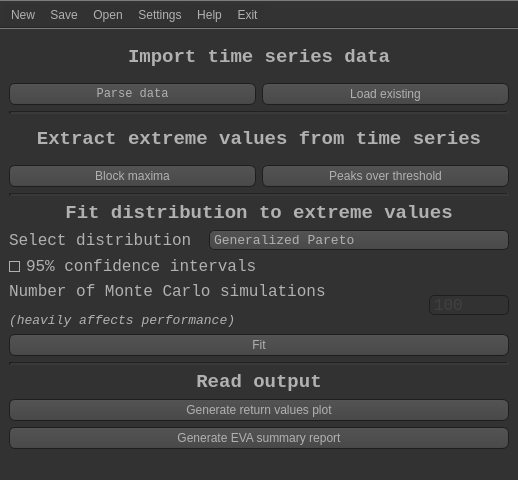
<?xml version="1.0" encoding="UTF-8"?>
<ui version="4.0">
 <class>MainWindow</class>
 <widget class="QMainWindow" name="MainWindow">
  <property name="geometry">
   <rect>
    <x>0</x>
    <y>0</y>
    <width>518</width>
    <height>480</height>
   </rect>
  </property>
  <property name="sizePolicy">
   <sizepolicy hsizetype="Maximum" vsizetype="Preferred">
    <horstretch>0</horstretch>
    <verstretch>0</verstretch>
   </sizepolicy>
  </property>
  <property name="font">
   <font>
    <family>Lucida Console</family>
    <pointsize>14</pointsize>
   </font>
  </property>
  <property name="windowTitle">
   <string>PyEVA</string>
  </property>
  <property name="windowIcon">
   <iconset resource="../AppCore/Resources/bo_res.qrc">
    <normaloff>:/images/lambda.png</normaloff>:/images/lambda.png</iconset>
  </property>
  <property name="windowOpacity">
   <double>1.000000000000000</double>
  </property>
  <property name="autoFillBackground">
   <bool>false</bool>
  </property>
  <property name="styleSheet">
   <string notr="true">QToolTip
{
     border: 1px solid black;
     background-color: #ffa02f;
     padding: 1px;
     border-radius: 3px;
     opacity: 100;
}

QWidget
{
    color: #b1b1b1;
    background-color: #323232;
}

QWidget:item:hover
{
    background-color: QLinearGradient( x1: 0, y1: 0, x2: 0, y2: 1, stop: 0 #ffa02f, stop: 1 #ca0619);
    color: #000000;
}

QWidget:item:selected
{
    background-color: QLinearGradient( x1: 0, y1: 0, x2: 0, y2: 1, stop: 0 #ffa02f, stop: 1 #d7801a);
}

QMenuBar::item
{
    background: transparent;
}

QMenuBar::item:selected
{
    background: transparent;
    border: 1px solid #ffaa00;
}

QMenuBar::item:pressed
{
    background: #444;
    border: 1px solid #000;
    background-color: QLinearGradient(
        x1:0, y1:0,
        x2:0, y2:1,
        stop:1 #212121,
        stop:0.4 #343434/*,
        stop:0.2 #343434,
        stop:0.1 #ffaa00*/
    );
    margin-bottom:-1px;
    padding-bottom:1px;
}

QMenu
{
    border: 1px solid #000;
}

QMenu::item
{
    padding: 2px 20px 2px 20px;
}

QMenu::item:selected
{
    color: #000000;
}

QWidget:disabled
{
    color: #404040;
    background-color: #323232;
}

QAbstractItemView
{
    background-color: QLinearGradient( x1: 0, y1: 0, x2: 0, y2: 1, stop: 0 #4d4d4d, stop: 0.1 #646464, stop: 1 #5d5d5d);
}

QWidget:focus
{
    /*border: 2px solid QLinearGradient( x1: 0, y1: 0, x2: 0, y2: 1, stop: 0 #ffa02f, stop: 1 #d7801a);*/
}

QLineEdit
{
    background-color: QLinearGradient( x1: 0, y1: 0, x2: 0, y2: 1, stop: 0 #4d4d4d, stop: 0 #646464, stop: 1 #5d5d5d);
    padding: 1px;
    border-style: solid;
    border: 1px solid #1e1e1e;
    border-radius: 5;
	font: 12pt &quot;Lucida Console&quot;;
}

QPushButton
{
    color: #b1b1b1;
    background-color: QLinearGradient( x1: 0, y1: 0, x2: 0, y2: 1, stop: 0 #565656, stop: 0.1 #525252, stop: 0.5 #4e4e4e, stop: 0.9 #4a4a4a, stop: 1 #464646);
    border-width: 1px;
    border-color: #1e1e1e;
    border-style: solid;
    border-radius: 6;
    padding: 3px;
    font-size: 12px;
	font: 12pt &quot;Lucida Console&quot;;
    padding-left: 5px;
    padding-right: 5px;
}

QPushButton:pressed
{
    background-color: QLinearGradient( x1: 0, y1: 0, x2: 0, y2: 1, stop: 0 #2d2d2d, stop: 0.1 #2b2b2b, stop: 0.5 #292929, stop: 0.9 #282828, stop: 1 #252525);
}

QComboBox
{
    selection-background-color: #ffaa00;
    background-color: QLinearGradient( x1: 0, y1: 0, x2: 0, y2: 1, stop: 0 #565656, stop: 0.1 #525252, stop: 0.5 #4e4e4e, stop: 0.9 #4a4a4a, stop: 1 #464646);
    border-style: solid;
    border: 1px solid #1e1e1e;
    border-radius: 5;
}

QComboBox:hover,QPushButton:hover
{
    border: 2px solid QLinearGradient( x1: 0, y1: 0, x2: 0, y2: 1, stop: 0 #ffa02f, stop: 1 #d7801a);
}


QComboBox:on
{
    padding-top: 3px;
    padding-left: 4px;
    background-color: QLinearGradient( x1: 0, y1: 0, x2: 0, y2: 1, stop: 0 #2d2d2d, stop: 0.1 #2b2b2b, stop: 0.5 #292929, stop: 0.9 #282828, stop: 1 #252525);
    selection-background-color: #ffaa00;
}

QComboBox QAbstractItemView
{
    border: 2px solid darkgray;
    selection-background-color: QLinearGradient( x1: 0, y1: 0, x2: 0, y2: 1, stop: 0 #ffa02f, stop: 1 #d7801a);
}

QComboBox::drop-down
{
     subcontrol-origin: padding;
     subcontrol-position: top right;
     width: 15px;

     border-left-width: 0px;
     border-left-color: darkgray;
     border-left-style: solid; /* just a single line */
     border-top-right-radius: 3px; /* same radius as the QComboBox */
     border-bottom-right-radius: 3px;
 }

QComboBox::down-arrow
{
     image: url(:/down_arrow.png);
}

QGroupBox:focus
{
border: 2px solid QLinearGradient( x1: 0, y1: 0, x2: 0, y2: 1, stop: 0 #ffa02f, stop: 1 #d7801a);
}

QTextEdit:focus
{
    border: 2px solid QLinearGradient( x1: 0, y1: 0, x2: 0, y2: 1, stop: 0 #ffa02f, stop: 1 #d7801a);
}

QScrollBar:horizontal {
     border: 1px solid #222222;
     background: QLinearGradient( x1: 0, y1: 0, x2: 0, y2: 1, stop: 0.0 #121212, stop: 0.2 #282828, stop: 1 #484848);
     height: 7px;
     margin: 0px 16px 0 16px;
}

QScrollBar::handle:horizontal
{
      background: QLinearGradient( x1: 0, y1: 0, x2: 1, y2: 0, stop: 0 #ffa02f, stop: 0.5 #d7801a, stop: 1 #ffa02f);
      min-height: 20px;
      border-radius: 2px;
}

QScrollBar::add-line:horizontal {
      border: 1px solid #1b1b19;
      border-radius: 2px;
      background: QLinearGradient( x1: 0, y1: 0, x2: 1, y2: 0, stop: 0 #ffa02f, stop: 1 #d7801a);
      width: 14px;
      subcontrol-position: right;
      subcontrol-origin: margin;
}

QScrollBar::sub-line:horizontal {
      border: 1px solid #1b1b19;
      border-radius: 2px;
      background: QLinearGradient( x1: 0, y1: 0, x2: 1, y2: 0, stop: 0 #ffa02f, stop: 1 #d7801a);
      width: 14px;
     subcontrol-position: left;
     subcontrol-origin: margin;
}

QScrollBar::right-arrow:horizontal, QScrollBar::left-arrow:horizontal
{
      border: 1px solid black;
      width: 1px;
      height: 1px;
      background: white;
}

QScrollBar::add-page:horizontal, QScrollBar::sub-page:horizontal
{
      background: none;
}

QScrollBar:vertical
{
      background: QLinearGradient( x1: 0, y1: 0, x2: 1, y2: 0, stop: 0.0 #121212, stop: 0.2 #282828, stop: 1 #484848);
      width: 7px;
      margin: 16px 0 16px 0;
      border: 1px solid #222222;
}

QScrollBar::handle:vertical
{
      background: QLinearGradient( x1: 0, y1: 0, x2: 0, y2: 1, stop: 0 #ffa02f, stop: 0.5 #d7801a, stop: 1 #ffa02f);
      min-height: 20px;
      border-radius: 2px;
}

QScrollBar::add-line:vertical
{
      border: 1px solid #1b1b19;
      border-radius: 2px;
      background: QLinearGradient( x1: 0, y1: 0, x2: 0, y2: 1, stop: 0 #ffa02f, stop: 1 #d7801a);
      height: 14px;
      subcontrol-position: bottom;
      subcontrol-origin: margin;
}

QScrollBar::sub-line:vertical
{
      border: 1px solid #1b1b19;
      border-radius: 2px;
      background: QLinearGradient( x1: 0, y1: 0, x2: 0, y2: 1, stop: 0 #d7801a, stop: 1 #ffa02f);
      height: 14px;
      subcontrol-position: top;
      subcontrol-origin: margin;
}

QScrollBar::up-arrow:vertical, QScrollBar::down-arrow:vertical
{
      border: 1px solid black;
      width: 1px;
      height: 1px;
      background: white;
}


QScrollBar::add-page:vertical, QScrollBar::sub-page:vertical
{
      background: none;
}

QTextEdit
{
    background-color: #242424;
}

QPlainTextEdit
{
    background-color: #242424;
}

QHeaderView::section
{
    background-color: QLinearGradient(x1:0, y1:0, x2:0, y2:1, stop:0 #616161, stop: 0.5 #505050, stop: 0.6 #434343, stop:1 #656565);
    color: white;
    padding-left: 4px;
    border: 1px solid #6c6c6c;
}

QCheckBox:disabled
{
color: #414141;
}

QDockWidget::title
{
    text-align: center;
    spacing: 3px; /* spacing between items in the tool bar */
    background-color: QLinearGradient(x1:0, y1:0, x2:0, y2:1, stop:0 #323232, stop: 0.5 #242424, stop:1 #323232);
}

QDockWidget::close-button, QDockWidget::float-button
{
    text-align: center;
    spacing: 1px; /* spacing between items in the tool bar */
    background-color: QLinearGradient(x1:0, y1:0, x2:0, y2:1, stop:0 #323232, stop: 0.5 #242424, stop:1 #323232);
}

QDockWidget::close-button:hover, QDockWidget::float-button:hover
{
    background: #242424;
}

QDockWidget::close-button:pressed, QDockWidget::float-button:pressed
{
    padding: 1px -1px -1px 1px;
}

QMainWindow::separator
{
    background-color: QLinearGradient(x1:0, y1:0, x2:0, y2:1, stop:0 #161616, stop: 0.5 #151515, stop: 0.6 #212121, stop:1 #343434);
    color: white;
    padding-left: 4px;
    border: 1px solid #4c4c4c;
    spacing: 3px; /* spacing between items in the tool bar */
}

QMainWindow::separator:hover
{

    background-color: QLinearGradient(x1:0, y1:0, x2:0, y2:1, stop:0 #d7801a, stop:0.5 #b56c17 stop:1 #ffa02f);
    color: white;
    padding-left: 4px;
    border: 1px solid #6c6c6c;
    spacing: 3px; /* spacing between items in the tool bar */
}

QToolBar::handle
{
     spacing: 3px; /* spacing between items in the tool bar */
     background: url(:/images/handle.png);
}

QMenu::separator
{
    height: 2px;
    background-color: QLinearGradient(x1:0, y1:0, x2:0, y2:1, stop:0 #161616, stop: 0.5 #151515, stop: 0.6 #212121, stop:1 #343434);
    color: white;
    padding-left: 4px;
    margin-left: 10px;
    margin-right: 5px;
}

QProgressBar
{
    border: 2px solid grey;
    border-radius: 5px;
    text-align: center;
}

QProgressBar::chunk
{
    background-color: #d7801a;
    width: 2.15px;
    margin: 0.5px;
}

QTabBar::tab {
    color: #b1b1b1;
    border: 1px solid #444;
    border-bottom-style: none;
    background-color: #323232;
    padding-left: 10px;
    padding-right: 10px;
    padding-top: 3px;
    padding-bottom: 2px;
    margin-right: -1px;
}

QTabWidget::pane {
    border: 1px solid #444;
    top: 1px;
}

QTabBar::tab:last
{
    margin-right: 0; /* the last selected tab has nothing to overlap with on the right */
    border-top-right-radius: 3px;
}

QTabBar::tab:first:!selected
{
 margin-left: 0px; /* the last selected tab has nothing to overlap with on the right */


    border-top-left-radius: 3px;
}

QTabBar::tab:!selected
{
    color: #b1b1b1;
    border-bottom-style: solid;
    margin-top: 3px;
    background-color: QLinearGradient(x1:0, y1:0, x2:0, y2:1, stop:1 #212121, stop:.4 #343434);
}

QTabBar::tab:selected
{
    border-top-left-radius: 3px;
    border-top-right-radius: 3px;
    margin-bottom: 0px;
}

QTabBar::tab:!selected:hover
{
    /*border-top: 2px solid #ffaa00;
    padding-bottom: 3px;*/
    border-top-left-radius: 3px;
    border-top-right-radius: 3px;
    background-color: QLinearGradient(x1:0, y1:0, x2:0, y2:1, stop:1 #212121, stop:0.4 #343434, stop:0.2 #343434, stop:0.1 #ffaa00);
}

QRadioButton::indicator:checked, QRadioButton::indicator:unchecked{
    color: #b1b1b1;
    background-color: #323232;
    border: 1px solid #b1b1b1;
    border-radius: 6px;
}

QRadioButton::indicator:checked
{
    background-color: qradialgradient(
        cx: 0.5, cy: 0.5,
        fx: 0.5, fy: 0.5,
        radius: 1.0,
        stop: 0.25 #ffaa00,
        stop: 0.3 #323232
    );
}

QCheckBox::indicator{
    color: #b1b1b1;
    background-color: #323232;
    border: 1px solid #b1b1b1;
    width: 9px;
    height: 9px;
}

QRadioButton::indicator
{
    border-radius: 6px;
}

QRadioButton::indicator:hover, QCheckBox::indicator:hover
{
    border: 1px solid #ffaa00;
}

QCheckBox::indicator:checked
{
    image:url(:/images/checkbox.png);
}

QCheckBox::indicator:disabled, QRadioButton::indicator:disabled
{
    border: 1px solid #444;
}</string>
  </property>
  <property name="toolButtonStyle">
   <enum>Qt::ToolButtonTextUnderIcon</enum>
  </property>
  <property name="animated">
   <bool>true</bool>
  </property>
  <property name="documentMode">
   <bool>false</bool>
  </property>
  <property name="tabShape">
   <enum>QTabWidget::Rounded</enum>
  </property>
  <property name="dockNestingEnabled">
   <bool>false</bool>
  </property>
  <property name="unifiedTitleAndToolBarOnMac">
   <bool>false</bool>
  </property>
  <widget class="QWidget" name="centralwidget">
   <layout class="QVBoxLayout" name="verticalLayout_5">
    <item>
     <layout class="QVBoxLayout" name="verticalLayout_3">
      <item>
       <widget class="QLabel" name="label">
        <property name="font">
         <font>
          <family>Lucida Console</family>
          <pointsize>14</pointsize>
          <weight>75</weight>
          <bold>true</bold>
         </font>
        </property>
        <property name="text">
         <string>&lt;html&gt;&lt;head/&gt;&lt;body&gt;&lt;p align=&quot;center&quot;&gt;Import time series data&lt;/p&gt;&lt;/body&gt;&lt;/html&gt;</string>
        </property>
       </widget>
      </item>
      <item>
       <layout class="QHBoxLayout" name="horizontalLayout_2">
        <item>
         <widget class="QPushButton" name="pushButton">
          <property name="font">
           <font>
            <family>Lucida Console</family>
            <pointsize>12</pointsize>
            <weight>50</weight>
            <italic>false</italic>
            <bold>false</bold>
           </font>
          </property>
          <property name="text">
           <string>Parse data</string>
          </property>
         </widget>
        </item>
        <item>
         <widget class="QPushButton" name="pushButton_2">
          <property name="text">
           <string>Load existing</string>
          </property>
         </widget>
        </item>
       </layout>
      </item>
     </layout>
    </item>
    <item>
     <widget class="Line" name="line">
      <property name="font">
       <font>
        <pointsize>12</pointsize>
       </font>
      </property>
      <property name="frameShadow">
       <enum>QFrame::Sunken</enum>
      </property>
      <property name="lineWidth">
       <number>3</number>
      </property>
      <property name="midLineWidth">
       <number>0</number>
      </property>
      <property name="orientation">
       <enum>Qt::Horizontal</enum>
      </property>
     </widget>
    </item>
    <item>
     <layout class="QVBoxLayout" name="verticalLayout">
      <item>
       <widget class="QLabel" name="label_2">
        <property name="font">
         <font>
          <family>Lucida Console</family>
          <pointsize>14</pointsize>
          <weight>75</weight>
          <bold>true</bold>
         </font>
        </property>
        <property name="text">
         <string>&lt;html&gt;&lt;head/&gt;&lt;body&gt;&lt;p align=&quot;center&quot;&gt;Extract extreme values from time series&lt;/p&gt;&lt;/body&gt;&lt;/html&gt;</string>
        </property>
       </widget>
      </item>
      <item>
       <layout class="QHBoxLayout" name="horizontalLayout">
        <item>
         <widget class="QPushButton" name="pushButton_3">
          <property name="text">
           <string>Block maxima</string>
          </property>
         </widget>
        </item>
        <item>
         <widget class="QPushButton" name="pushButton_4">
          <property name="text">
           <string>Peaks over threshold</string>
          </property>
         </widget>
        </item>
       </layout>
      </item>
     </layout>
    </item>
    <item>
     <widget class="Line" name="line_2">
      <property name="lineWidth">
       <number>3</number>
      </property>
      <property name="orientation">
       <enum>Qt::Horizontal</enum>
      </property>
     </widget>
    </item>
    <item>
     <layout class="QVBoxLayout" name="verticalLayout_2">
      <item>
       <widget class="QLabel" name="label_3">
        <property name="font">
         <font>
          <family>Lucida Console</family>
          <pointsize>14</pointsize>
          <weight>75</weight>
          <bold>true</bold>
         </font>
        </property>
        <property name="text">
         <string>&lt;html&gt;&lt;head/&gt;&lt;body&gt;&lt;p align=&quot;center&quot;&gt;Fit distribution to extreme values&lt;/p&gt;&lt;/body&gt;&lt;/html&gt;</string>
        </property>
       </widget>
      </item>
      <item>
       <layout class="QHBoxLayout" name="horizontalLayout_3">
        <item>
         <widget class="QLabel" name="label_5">
          <property name="font">
           <font>
            <family>Lucida Console</family>
            <pointsize>12</pointsize>
           </font>
          </property>
          <property name="text">
           <string>Select distribution</string>
          </property>
         </widget>
        </item>
        <item>
         <widget class="QComboBox" name="comboBox_2">
          <property name="sizePolicy">
           <sizepolicy hsizetype="Maximum" vsizetype="Fixed">
            <horstretch>0</horstretch>
            <verstretch>0</verstretch>
           </sizepolicy>
          </property>
          <property name="minimumSize">
           <size>
            <width>300</width>
            <height>20</height>
           </size>
          </property>
          <property name="font">
           <font>
            <family>Lucida Console</family>
            <pointsize>10</pointsize>
           </font>
          </property>
          <item>
           <property name="text">
            <string>Generalized Pareto</string>
           </property>
          </item>
          <item>
           <property name="text">
            <string>Generalized Extreme Value</string>
           </property>
          </item>
          <item>
           <property name="text">
            <string>Weibull</string>
           </property>
          </item>
         </widget>
        </item>
       </layout>
      </item>
      <item>
       <widget class="QCheckBox" name="checkBox">
        <property name="font">
         <font>
          <family>Lucida Console</family>
          <pointsize>12</pointsize>
         </font>
        </property>
        <property name="text">
         <string>95% confidence intervals</string>
        </property>
        <property name="iconSize">
         <size>
          <width>16</width>
          <height>16</height>
         </size>
        </property>
       </widget>
      </item>
      <item>
       <layout class="QHBoxLayout" name="horizontalLayout_4">
        <item>
         <widget class="QLabel" name="label_4">
          <property name="font">
           <font>
            <family>Lucida Console</family>
            <pointsize>12</pointsize>
           </font>
          </property>
          <property name="text">
           <string>&lt;html&gt;&lt;head/&gt;&lt;body&gt;&lt;p&gt;Number of Monte Carlo simulations&lt;/p&gt;&lt;p&gt;&lt;span style=&quot; font-size:10pt; font-style:italic;&quot;&gt;(heavily affects performance)&lt;/span&gt;&lt;/p&gt;&lt;/body&gt;&lt;/html&gt;</string>
          </property>
         </widget>
        </item>
        <item>
         <widget class="QComboBox" name="comboBox">
          <property name="enabled">
           <bool>false</bool>
          </property>
          <property name="sizePolicy">
           <sizepolicy hsizetype="Maximum" vsizetype="Fixed">
            <horstretch>0</horstretch>
            <verstretch>0</verstretch>
           </sizepolicy>
          </property>
          <property name="minimumSize">
           <size>
            <width>80</width>
            <height>20</height>
           </size>
          </property>
          <property name="maximumSize">
           <size>
            <width>67</width>
            <height>20</height>
           </size>
          </property>
          <property name="font">
           <font>
            <family>Lucida Console</family>
            <pointsize>12</pointsize>
           </font>
          </property>
          <property name="sizeAdjustPolicy">
           <enum>QComboBox::AdjustToContents</enum>
          </property>
          <property name="minimumContentsLength">
           <number>6</number>
          </property>
          <item>
           <property name="text">
            <string>100</string>
           </property>
          </item>
          <item>
           <property name="text">
            <string>1000</string>
           </property>
          </item>
          <item>
           <property name="text">
            <string>10000</string>
           </property>
          </item>
         </widget>
        </item>
       </layout>
      </item>
      <item>
       <widget class="QPushButton" name="pushButton_5">
        <property name="text">
         <string>Fit</string>
        </property>
       </widget>
      </item>
     </layout>
    </item>
    <item>
     <widget class="Line" name="line_3">
      <property name="lineWidth">
       <number>3</number>
      </property>
      <property name="orientation">
       <enum>Qt::Horizontal</enum>
      </property>
     </widget>
    </item>
    <item>
     <layout class="QVBoxLayout" name="verticalLayout_4">
      <item>
       <widget class="QLabel" name="label_6">
        <property name="font">
         <font>
          <family>Lucida Console</family>
          <pointsize>14</pointsize>
          <weight>75</weight>
          <bold>true</bold>
         </font>
        </property>
        <property name="text">
         <string>&lt;html&gt;&lt;head/&gt;&lt;body&gt;&lt;p align=&quot;center&quot;&gt;Read output&lt;/p&gt;&lt;/body&gt;&lt;/html&gt;</string>
        </property>
       </widget>
      </item>
      <item>
       <widget class="QPushButton" name="pushButton_6">
        <property name="text">
         <string>Generate return values plot</string>
        </property>
       </widget>
      </item>
      <item>
       <widget class="QPushButton" name="pushButton_7">
        <property name="text">
         <string>Generate EVA summary report</string>
        </property>
       </widget>
      </item>
     </layout>
    </item>
   </layout>
   <zorder>label</zorder>
   <zorder>pushButton</zorder>
   <zorder>pushButton_2</zorder>
   <zorder>label_2</zorder>
   <zorder>pushButton_3</zorder>
   <zorder>pushButton_4</zorder>
   <zorder>label_3</zorder>
   <zorder>pushButton_5</zorder>
   <zorder>checkBox</zorder>
   <zorder>label_4</zorder>
   <zorder>comboBox</zorder>
   <zorder>comboBox</zorder>
   <zorder>label_5</zorder>
   <zorder>comboBox_2</zorder>
   <zorder>label_5</zorder>
   <zorder>pushButton_5</zorder>
   <zorder>label_6</zorder>
   <zorder>pushButton_6</zorder>
   <zorder>pushButton_7</zorder>
   <zorder>line</zorder>
   <zorder>line_2</zorder>
   <zorder>line_3</zorder>
  </widget>
  <widget class="QStatusBar" name="statusbar">
   <property name="sizeGripEnabled">
    <bool>true</bool>
   </property>
  </widget>
  <widget class="QToolBar" name="toolBar">
   <property name="sizePolicy">
    <sizepolicy hsizetype="Minimum" vsizetype="Minimum">
     <horstretch>0</horstretch>
     <verstretch>0</verstretch>
    </sizepolicy>
   </property>
   <property name="windowTitle">
    <string>toolBar</string>
   </property>
   <property name="movable">
    <bool>false</bool>
   </property>
   <property name="allowedAreas">
    <set>Qt::TopToolBarArea</set>
   </property>
   <property name="iconSize">
    <size>
     <width>30</width>
     <height>30</height>
    </size>
   </property>
   <property name="floatable">
    <bool>true</bool>
   </property>
   <attribute name="toolBarArea">
    <enum>TopToolBarArea</enum>
   </attribute>
   <attribute name="toolBarBreak">
    <bool>false</bool>
   </attribute>
   <addaction name="actionNew"/>
   <addaction name="actionSave"/>
   <addaction name="actionOpen"/>
   <addaction name="actionSettings"/>
   <addaction name="actionHelp"/>
   <addaction name="actionExit"/>
  </widget>
  <action name="actionNew">
   <property name="icon">
    <iconset resource="../AppCore/Resources/bo_res.qrc">
     <normaloff>:/images/new.png</normaloff>:/images/new.png</iconset>
   </property>
   <property name="text">
    <string>New</string>
   </property>
   <property name="toolTip">
    <string>New</string>
   </property>
   <property name="statusTip">
    <string>Create new project in a new window</string>
   </property>
   <property name="menuRole">
    <enum>QAction::TextHeuristicRole</enum>
   </property>
   <property name="iconVisibleInMenu">
    <bool>true</bool>
   </property>
  </action>
  <action name="actionSave">
   <property name="icon">
    <iconset resource="../AppCore/Resources/bo_res.qrc">
     <normaloff>:/images/save.png</normaloff>:/images/save.png</iconset>
   </property>
   <property name="text">
    <string>Save</string>
   </property>
   <property name="toolTip">
    <string>Save</string>
   </property>
   <property name="statusTip">
    <string>Save project</string>
   </property>
  </action>
  <action name="actionOpen">
   <property name="icon">
    <iconset resource="../AppCore/Resources/bo_res.qrc">
     <normaloff>:/images/open.png</normaloff>:/images/open.png</iconset>
   </property>
   <property name="text">
    <string>Open</string>
   </property>
   <property name="statusTip">
    <string>Open esxisting project</string>
   </property>
  </action>
  <action name="actionSettings">
   <property name="icon">
    <iconset resource="../AppCore/Resources/bo_res.qrc">
     <normaloff>:/images/settings.png</normaloff>:/images/settings.png</iconset>
   </property>
   <property name="text">
    <string>Settings</string>
   </property>
   <property name="statusTip">
    <string>Edit settings</string>
   </property>
  </action>
  <action name="actionExit">
   <property name="icon">
    <iconset resource="../AppCore/Resources/bo_res.qrc">
     <normaloff>:/images/exit.png</normaloff>:/images/exit.png</iconset>
   </property>
   <property name="text">
    <string>Exit</string>
   </property>
   <property name="statusTip">
    <string>Exit PyEVA</string>
   </property>
  </action>
  <action name="actionHelp">
   <property name="icon">
    <iconset resource="../AppCore/Resources/bo_res.qrc">
     <normaloff>:/images/help.png</normaloff>:/images/help.png</iconset>
   </property>
   <property name="text">
    <string>Help</string>
   </property>
   <property name="statusTip">
    <string>Open help dialog</string>
   </property>
  </action>
 </widget>
 <resources>
  <include location="../AppCore/Resources/bo_res.qrc"/>
 </resources>
 <connections>
  <connection>
   <sender>checkBox</sender>
   <signal>toggled(bool)</signal>
   <receiver>comboBox</receiver>
   <slot>setEnabled(bool)</slot>
   <hints>
    <hint type="sourcelabel">
     <x>611</x>
     <y>414</y>
    </hint>
    <hint type="destinationlabel">
     <x>785</x>
     <y>438</y>
    </hint>
   </hints>
  </connection>
 </connections>
</ui>
